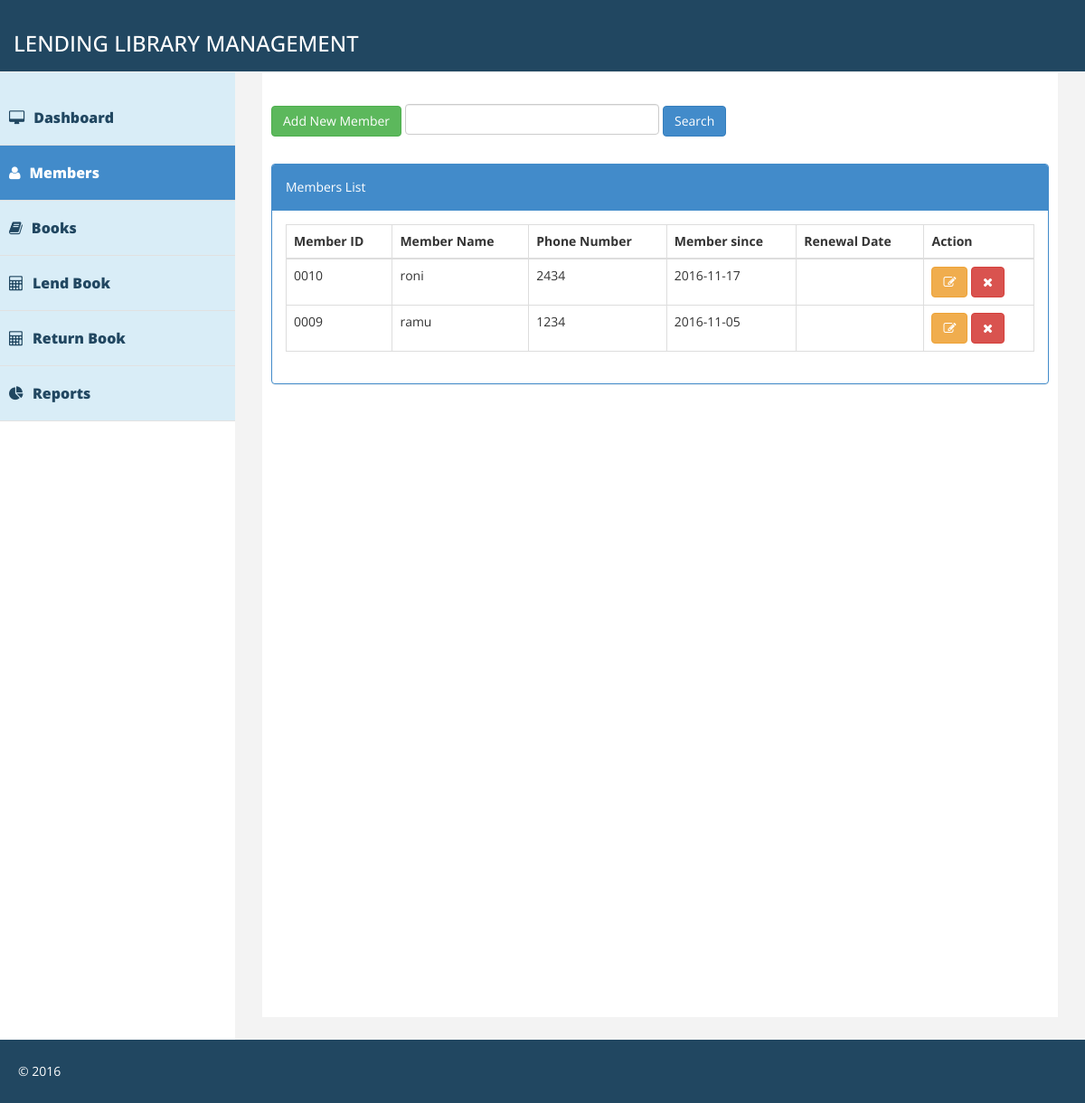
Page /members.php on the earlier database version.
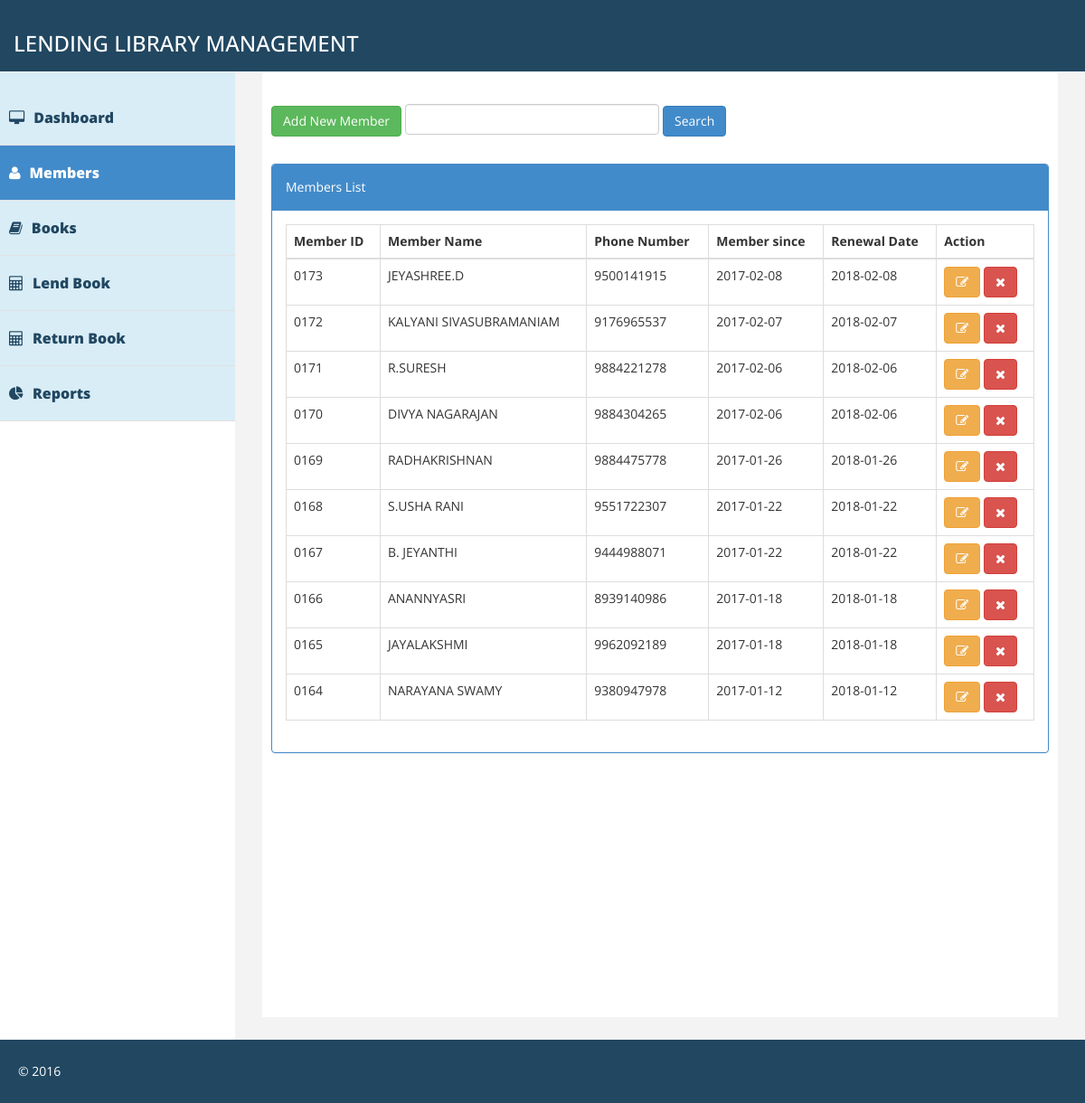
Same page on the later database version.
### tables this page shows
CREATE TABLE `members` (
  `member_id` int(11) NOT NULL,
  `member_name` varchar(100) NOT NULL,
  `phone_number` varchar(20) DEFAULT NULL,
  `nick_name` varchar(30) NOT NULL,
  `address` varchar(500) DEFAULT NULL,
  `deposit_amount` int(11) DEFAULT NULL,
  `membership_amount` int(11) DEFAULT NULL,
  `member_credit` int(11) NOT NULL DEFAULT '0',
  `join_date` date DEFAULT NULL,
  `renewal_date` date DEFAULT NULL,
  `status` varchar(20) NOT NULL
);

### members.php (the view, shortened to what this page needs)
<?php
include('header.php');
include('dbconfig.php');
$query = "SELECT * FROM members ORDER BY member_id DESC LIMIT 10";
$result = mysqli_query($dbc,$query);
if(mysqli_num_rows($result) > 0) {
  $membersData = array();
  while ($row = mysqli_fetch_array($result)) {
   $membersData[] = array (
     'member_name'=>$row['member_name'],
     'phone_number' => $row['phone_number'],
     'join_date'=> $row['join_date'],
     'member_id' => $row['member_id'],
     'renewal_date' => $row['renewal_date']
     );
 }
}
?>
<div class="row">
	<div class="col-lg-8" style="padding-top:30px;">
        <button class="btn btn-success" data-toggle="modal" data-target="#addmember_modal">Add New Member</button>
        <input type="text" id="search_member_name" class="form-control" style="width:50%;display:inline;">
		<button class="btn btn-primary" onclick="searchMember()">Search</button>
	</div>
	<div class="col-lg-12" style="padding-top:30px;">
		<div class="panel panel-primary">
            <div class="panel-heading" id="members_table_title">
                Members List
            </div>
            <div class="panel-body">
                <div class="responsive">
                <table class="table table-bordered">
                    <thead>
                        <tr>
                            <th>Member ID</th><th>Member Name</th><th>Phone Number</th><th>Member since</th><th>Renewal Date</th><th>Action</th>
                        </tr>
                    </thead>
                    <tbody id="members_table">
                        <?php
                        foreach ($membersData as $value){
                            echo '<tr>';
                            echo '<td>' . str_pad($value['member_id'],4,0,STR_PAD_LEFT) . '</td>';
                            echo '<td>' . $value['member_name'] . '</td>';
                            echo '<td>' . $value['phone_number'] . '</td>';
                            echo '<td>' . $value['join_date'] . '</td>';
                            echo '<td>' . $value['renewal_date'] . '</td>';
                            echo '<td>' . '<button type="button" onclick="viewMember(\''. $value['member_id'] .'\')" class="btn btn-warning"><i class="fa fa-edit"></i></button> <button type="button" class="btn btn-danger" onclick="deleteMember(\''. $value['member_id'] .'\')"><i class="fa fa-close"></i>' . '</td>';
                            echo '</tr>';
                        }
                      ?>
                    </tbody>
                </table>
            </div>
        </div>
	</div>
</div>
<?php
include('footer_js.php');
?>
<?php
include('footer.php');
?>

### header.php (shortened to what this page needs)
<!DOCTYPE html>
<html xmlns="http://www.w3.org/1999/xhtml">
<head>
    <link href="assets/css/bootstrap.css" rel="stylesheet" />
    <link href="assets/css/font-awesome/css/font-awesome.css" rel="stylesheet" />
    <link href="assets/css/custom.css" rel="stylesheet" />
   <link rel="stylesheet" href="assets/plugins/jQueryUI/jquery-ui.min.css">
</head>
<body>
    <div id="wrapper">
        <div class="navbar navbar-inverse navbar-fixed-top">
            <div class="adjust-nav">
                <div class="navbar-header">
                    <a class="navbar-brand" href="index.php">
                        <h3 style="color:#fff;">LENDING LIBRARY MANAGEMENT</h3>
                    </a>
                </div>
            </div>
        </div>
        <nav class="navbar-default navbar-side" role="navigation">
            <div class="sidebar-collapse">
                <ul class="nav" id="main-menu">
                    <li class="" id="li_dashboard">
                        <a href="index.php" ><i class="fa fa-desktop "></i>Dashboard</a>
                    </li>
                    <li id="li_members">
                        <a href="members.php"><i class="fa fa-user "></i>Members  </a>
                    </li>
                    <li id="li_books">
                        <a href="books.php"><i class="fa fa-book "></i>Books </a>
                    </li>
                    <li id="li_lendbook">
                        <a href="lendbook.php"><i class="fa fa-calculator "></i>Lend Book </a>
                    </li>
                    <li id="li_returnbook">
                        <a href="returnbook.php"><i class="fa fa-calculator "></i>Return Book </a>
                    </li>
                    <li id="li_reports">
                        <a href="reports.php"><i class="fa fa-pie-chart "></i>Reports </a>
                    </li>
                </ul>
            </div>
        </nav>
        <div id="page-wrapper" >
            <div id="page-inner">

### footer_js.php (shortened to what this page needs)
</div>
            </div>
        </div>
    <div class="footer">
            <div class="row">
                <div class="col-lg-12" >
                    &copy; 2016
                </div>
            </div>
        </div>

### footer.php
</body>
</html>

### assets/css/custom.css (style rules this page uses)
body { font-family: 'Open Sans', sans-serif; line-height:30px; }
#wrapper { width: 100%; margin-top:50px; }
#page-wrapper { padding: 15px 15px; min-height: 600px; background:#F3F3F3; }
#page-inner { width:100%; margin:10px 20px 10px 0px; background-color:#fff!important; padding:10px; min-height:1050px; }
.sidebar-collapse .nav { padding:0; padding-top:50px; background-color: #d9edf7; }
.sidebar-collapse > .nav > li > a { padding:15px 10px; color: #214761; font-weight: 900; font-size: 16px; }
.sidebar-collapse > .nav > li { border-bottom:1px solid #e1e1e1; }
.sidebar-collapse > .nav > .active-link > a { color: #fff; }
.navbar-side { border:none; background-color: #fff; }
.navbar-inverse { background-color: #214761; border-color: #F0F0F0; min-height: 80px; }
.nav > li > a > i { margin-right:10px; }
.active-link { background-color:#428bca; }
.footer { background-color:#214761; width:100%; color:#fff; padding:20px 50px 20px 50px; padding-left:20px; }
@media (min-width:768px) { #page-wrapper { margin: 0 0 0 260px; padding: 15px 30px; min-height: 1050px; } }
@media (min-width:768px) { .navbar-side { z-index: 1; position: absolute; width: 260px; } }

Differences in the rows shown:
no longer on this page (row edited): members: member_id "0010", member_name "roni", phone_number "2434", join_date "2016-11-17"
no longer on this page (row edited): members: member_id "0009", member_name "ramu", phone_number "1234", join_date "2016-11-05"
added members: member_id "0173", member_name "JEYASHREE.D", phone_number "9500141915", join_date "2017-02-08", renewal_date "2018-02-08"
added members: member_id "0172", member_name "KALYANI SIVASUBRAMANIAM", phone_number "9176965537", join_date "2017-02-07", renewal_date "2018-02-07"
added members: member_id "0171", member_name "R.SURESH", phone_number "9884221278", join_date "2017-02-06", renewal_date "2018-02-06"
added members: member_id "0170", member_name "DIVYA NAGARAJAN", phone_number "9884304265", join_date "2017-02-06", renewal_date "2018-02-06"
added members: member_id "0169", member_name "RADHAKRISHNAN", phone_number "9884475778", join_date "2017-01-26", renewal_date "2018-01-26"
added members: member_id "0168", member_name "S.USHA RANI", phone_number "9551722307", join_date "2017-01-22", renewal_date "2018-01-22"
added members: member_id "0167", member_name "B. JEYANTHI", phone_number "9444988071", join_date "2017-01-22", renewal_date "2018-01-22"
added members: member_id "0166", member_name "ANANNYASRI", phone_number "8939140986", join_date "2017-01-18", renewal_date "2018-01-18"
added members: member_id "0165", member_name "JAYALAKSHMI", phone_number "9962092189", join_date "2017-01-18", renewal_date "2018-01-18"
added members: member_id "0164", member_name "NARAYANA SWAMY", phone_number "9380947978", join_date "2017-01-12", renewal_date "2018-01-12"
